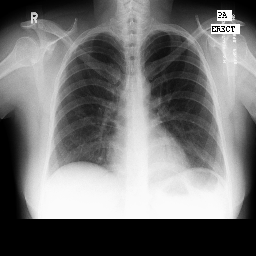
#> input picture 1.png, 256 x 256 px
$ python main.py
#> lines starting #> are read from the running program, lines starting #| are printed output that depends on the picture; after the words box and inside, x2 and y2 are one past the last pixel; in counts of white or black regions, pixels touching at a corner belong together
import numpy as np
import cv2
from matplotlib import pyplot as plt

img = cv2.imread('1.png')
#> img is the input picture: shape (256, 256, 3); min 0, max 255, mean 116.4
gray = cv2.cvtColor(img,cv2.COLOR_BGR2GRAY)
ret, thresh = cv2.threshold(gray,0,255,cv2.THRESH_BINARY_INV+cv2.THRESH_OTSU)
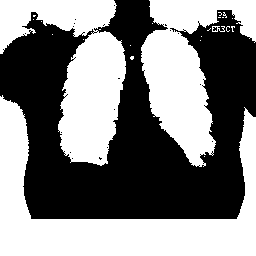
#> thresh: shape (256, 256); 50.9% white; 20 black regions (19 under 20 px), largest, box (x1, y1, x2, y2) and area: (0, 0, 256, 219) 32167
#> ret = 117

# noise removal
kernel = np.ones((3,3),np.uint8)
opening = cv2.morphologyEx(thresh,cv2.MORPH_OPEN,kernel, iterations = 2)
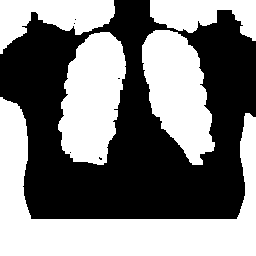
#> opening: shape (256, 256); 50% white; 5 white regions, box (x1, y1, x2, y2) and area: (0, 97, 256, 256) 13950, (58, 32, 126, 165) 6517, (142, 30, 215, 165) 6240, (0, 0, 115, 54) 3374, (150, 0, 256, 41) 2660

# [4 lines of commented-out code are left out]
cv2.imshow("original", img)
cv2.imshow("mask", opening)
cv2.waitKey(0)
